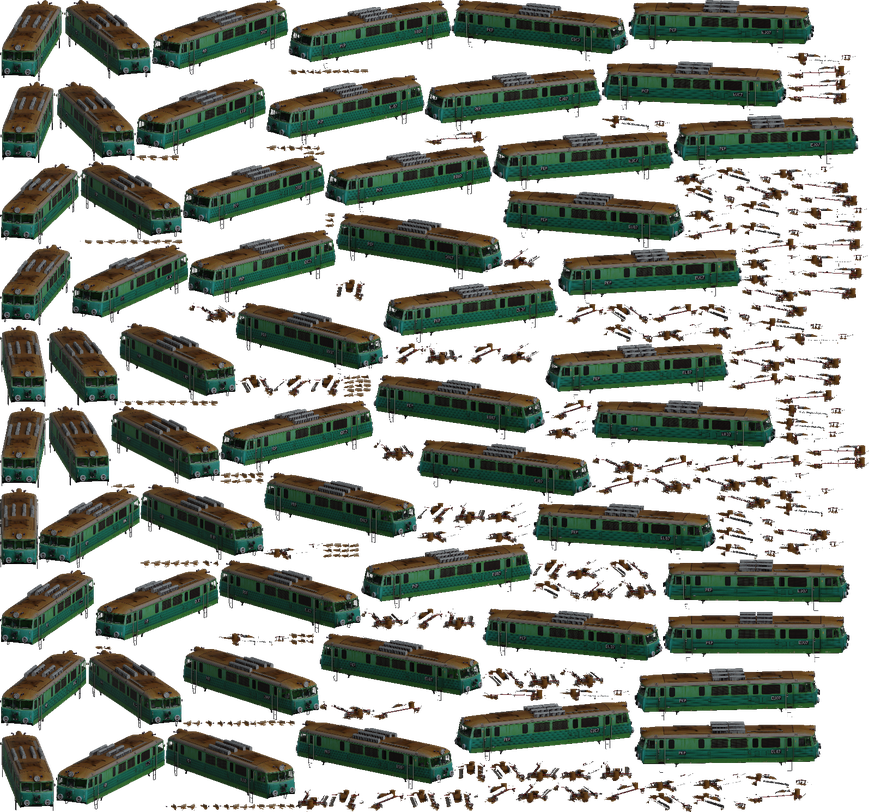
#> input picture tools/siudemka-model-source/tmap_base.png, 869 x 812 px, shrunk from 1595 x 1490 before the run
$ python bbox-cropper.py siudemka-model-source out
#> lines starting #> are read from the running program, lines starting #| are printed output that depends on the picture; after the words box and inside, x2 and y2 are one past the last pixel; in counts of white or black regions, pixels touching at a corner belong together
import argparse
import os
import signal
from concurrent.futures import ThreadPoolExecutor
from PIL import Image, ImageDraw
import numpy as np
import scipy.ndimage
from enum import Enum

class ScriptMode(Enum):
    draw = 'draw'
    crop = 'crop'
    clear = 'clear'

    def __str__(self):
        return self.value

# Flag to indicate whether the script should stop
stop_flag = False
args = None
crop_info_file = None

def handler(signum, frame):
    global stop_flag
    print("\nSoft stop requested. Finishing ongoing operations...")
    stop_flag = True


def get_image_filenames(base_path):
    filenames = []

    for f in os.listdir(base_path):
        path = os.path.join(base_path, f)
        if os.path.isfile(path):
            filenames.append(f)

    return filenames


def save_crop_info(filename, bbox):
    if not crop_info_file:
        return

    if not bbox:
        return

    width = bbox[2] - bbox[0]
    height = bbox[3] - bbox[1]
    text = f"{filename} {bbox[0]} {bbox[1]} {width} {height}\n"
    crop_info_file.write(text)


def process_image(filename, tolerance):
#> called with filename = 'tmap_base.png', tolerance = 4
    if stop_flag:
        return None

    input_image_path = os.path.join(args.input_dir, filename)
    output_image_path = os.path.join(args.output_dir, filename)

    # Check if the input image exists
    if not os.path.exists(input_image_path):
        raise Exception(f"Input image does not exist")

    # Load the image
    input_image = Image.open(input_image_path)
#> input_image is the input picture: PIL image 869x812 RGBA; mean R, G, B, A 31.9, 37, 27.5, 126.1
    image = input_image.copy()

    if tolerance > 0:
        # Convert image to numpy array for processing
        image_data = np.array(image)

        # Find non-transparent regions
        if image_data.shape[2] == 4:  # RGBA
            alpha_channel = image_data[:, :, 3]
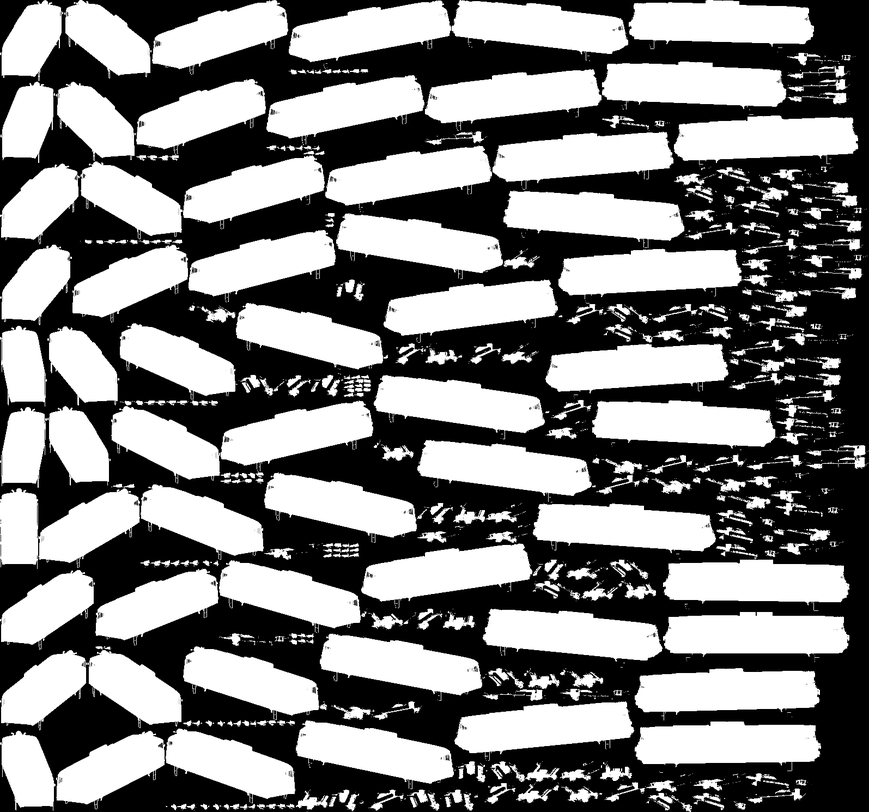
#> alpha_channel: shape (812, 869); min 0, max 255, mean 126.1
        else:
            raise Exception(f"Image does not have an alpha channel")

        # Label connected regions
        labeled, num_features = scipy.ndimage.label(alpha_channel > 0)
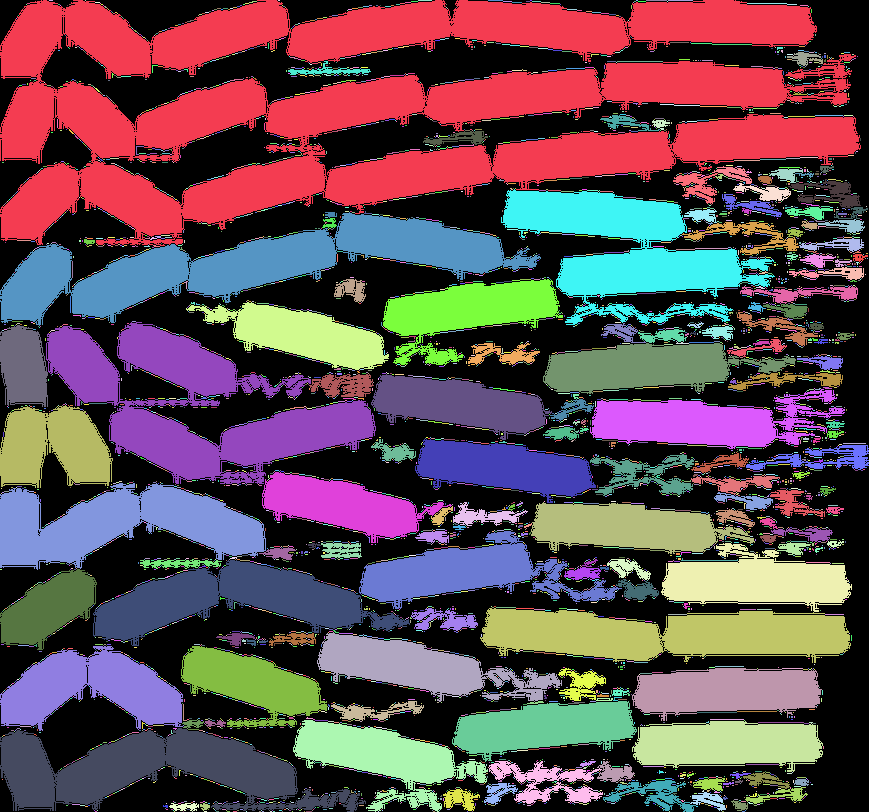
#> labeled: shape (812, 869) int32; 6754 distinct labels, from 0 to 6753; one colour per label, 0 black
#> num_features = 6753
        sizes = scipy.ndimage.sum(alpha_channel > 0, labeled, range(num_features + 1))
#> sizes = 6754 values, max 106648 at index 1, min 0 at index 0, mean 61.98

        # Create a mask of small regions
        small_regions_mask = sizes < tolerance
        small_regions_mask = small_regions_mask[labeled]
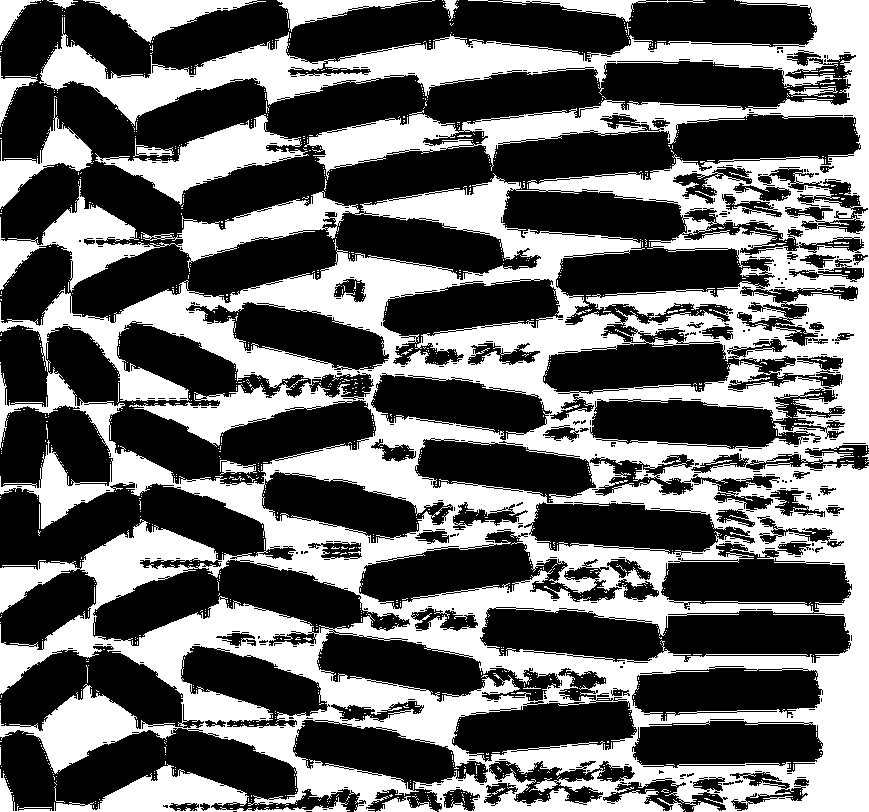
#> small_regions_mask: shape (812, 869) bool; 41.8% white; 1385 white regions (1357 under 20 px), largest, box (x1, y1, x2, y2) and area: (0, 0, 869, 812) 268589, (95, 114, 309, 205) 6191, (0, 764, 350, 812) 5360

        # Remove small regions from the alpha channel
        alpha_channel[small_regions_mask] = 0
#> alpha_channel: shape (812, 869); 1.17% of pixels changed, all inside (x1, y1, x2, y2) = (0, 0, 868, 812)

        # Update image data
        image_data[:, :, 3] = alpha_channel

        # Convert back to PIL Image
        image = Image.fromarray(image_data)

    # Get the bounding box of the non-transparent region
    bbox = image.getbbox()
#> bbox = (0, 0, 869, 812)

    # Check if there is a non-transparent region
    if not bbox:
        print(f"No non-transparent region found in image {filename}")

        if args.decrease_tolerance and tolerance > 0:
            new_tolerance = tolerance - 1
            print(f"Trying with tolerance = {new_tolerance}")
            return process_image(filename, new_tolerance)
        else:
            return None

    # Add margin to the bounding box
    if args.margin > 0:
        bbox = (bbox[0] - args.margin, bbox[1] - args.margin, bbox[2] + args.margin, bbox[3] + args.margin)

    # Create the output image
    out_image = create_output_image(input_image, bbox)

    if not out_image:
        print("Could not create output image")
        return None

    # Save the image
    out_image.save(output_image_path)

    save_crop_info(filename, bbox)

    print(f"Processed image {filename}")
    return filename


def create_output_image(image, bbox):
#> called with bbox = (0, 0, 869, 812)
    out_image = Image.new("RGBA", image.size, (0, 0, 0, 0))
#> out_image: PIL image 869x812 RGBA; every value is 0

    # Paste only the non-transparent region
    if args.mode == ScriptMode.clear:
        if not bbox:
            return None

        region = image.crop(bbox)
        out_image.paste(region, bbox)

    # Draw the bounding box on the image
    elif args.mode == ScriptMode.draw:
        if not bbox:
            return image

        out_image.paste(image, (0, 0))
        draw = ImageDraw.Draw(out_image)
        draw.rectangle(bbox, outline="white")

    # Crop the image to the bounding box
    elif args.mode == ScriptMode.crop:
        if not bbox:
            return None

        out_image = image.crop(bbox)

    return out_image


def process_images():
    filenames = get_image_filenames(args.input_dir)
    files_count = len(filenames)
    real_num_threads = min(args.threads, files_count)

    global stop_flag
    signal.signal(signal.SIGINT, handler)

    global crop_info_file
    if args.info_file:
        crop_info_file_path = os.path.join(args.output_dir, args.info_file)
        crop_info_file = open(crop_info_file_path, "w")

    with ThreadPoolExecutor(max_workers=real_num_threads) as executor:
        future_to_filename = {executor.submit(process_image, filename, args.tolerance): filename for filename in filenames}
#> call 2 of process_image, with filename = 'tmap_bogie.png', tolerance = 4
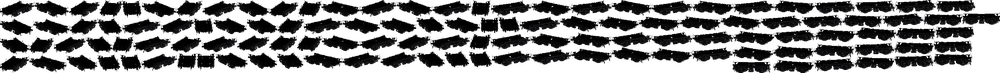
#> input picture tools/siudemka-model-source/tmap_bogie.png, 1000 x 73 px, shrunk from 3307 x 240 before the run
#> in process_image, input_image is the input picture: PIL image 1000x73 RGBA; mean R, G, B, A 5.3, 5.3, 5.6, 126.3
#> in process_image (call 2), `alpha_channel = image_data[:, :, 3]`:
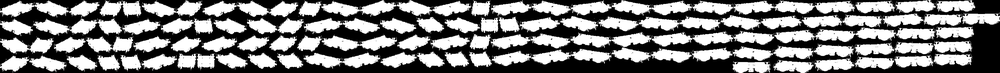
#> alpha_channel: shape (73, 1000); min 0, max 255, mean 126.3
#> in process_image (call 2), `labeled, num_features = scipy.ndimage.label(alpha_channel > 0)`:
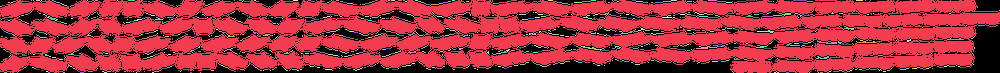
#> labeled: shape (73, 1000) int32; 1348 distinct labels, from 0 to 1347; one colour per label, 0 black
#> in process_image (call 2), `labeled, num_features = scipy.ndimage.label(alpha_channel > 0)`: num_features = 1347
#> in process_image (call 2), `sizes = scipy.ndimage.sum(alpha_channel > 0, labeled, range(num_featur..`: sizes = 1348 values, max 48692 at index 1, min 0 at index 0, mean 38.79
#> in process_image (call 2), `small_regions_mask = small_regions_mask[labeled]`:
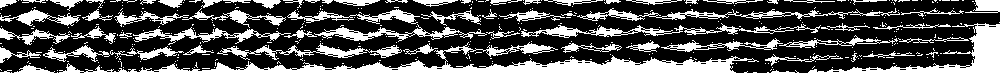
#> small_regions_mask: shape (73, 1000) bool; 30.8% white; 384 white regions (316 under 20 px), largest, box (x1, y1, x2, y2) and area: (59, 42, 759, 73) 5662, (808, 23, 1000, 73) 2182, (521, 23, 821, 38) 1175
#> in process_image (call 2), `alpha_channel[small_regions_mask] = 0`: alpha_channel: shape (73, 1000); 2.44% of pixels changed, all inside (x1, y1, x2, y2) = (0, 0, 1000, 73)
#> in process_image (call 2), `bbox = image.getbbox()`: bbox = (0, 0, 1000, 73)
#> in create_output_image (call 2), `out_image = Image.new("RGBA", image.size, (0, 0, 0, 0))`: out_image: PIL image 1000x73 RGBA; every value is 0

        for future in future_to_filename:
            if stop_flag:
                break

            filename = future_to_filename[future]
            try:
                result = future.result()
            except Exception as e:
                e.print_exc()
                print(f"!!! Failed to process image {filename}: {e}")
                if not args.ignore_exceptions:
                    print("Stopping the script...")
                    stop_flag = True

    if crop_info_file:
        crop_info_file.close()


def main():
    global args

    parser = argparse.ArgumentParser(description="Crop a set of images to the bounding box of the non-transparent region")
    parser.add_argument("input_dir", type=str, help="Directory containing the input images")
    parser.add_argument("output_dir", type=str, help="Directory to save the output images")
    parser.add_argument("--mode", type=ScriptMode, choices=list(ScriptMode), default=ScriptMode.draw, help="Mode of operation: draw, crop, or clear (default: draw)")
    parser.add_argument("--tolerance", type=int, default=4, help="Ignore islands of less than this number of pixels (default: 4)")
    parser.add_argument("--margin", type=int, default=0, help="Add a margin around the bounding box (default: 0)")
    parser.add_argument("--threads", type=int, default=16, help="Number of threads to use for processing images (default: 16)")
    parser.add_argument("--ignore-exceptions", action="store_true", help="Stop the script if an exception occurs")
    parser.add_argument("--decrease-tolerance", action="store_true", help="Decrease tolerance if no non-transparent region is found")
    parser.add_argument("--info-file", type=str, help="File to save crop information")
    args = parser.parse_args()

    if args.threads < 1:
        print("Number of threads must be at least 1")
        return

    if args.tolerance < 0:
        print("Tolerance must be non-negative")
        return

    if not os.path.exists(args.input_dir) or not os.path.isdir(args.input_dir):
        print("Input directory must exist and be a directory")
        return

    if os.path.exists(args.output_dir):
        if not os.path.isdir(args.output_dir):
            print("Save directory must be a directory")
            return

        if os.listdir(args.output_dir):
            print("Warning: Save directory is not empty. Type 'y' to continue or any other key to cancel.")
            response = input()

            if response.lower() != 'y':
                return
    else:
        os.makedirs(args.output_dir)

    process_images()

if __name__ == "__main__":
    main()
